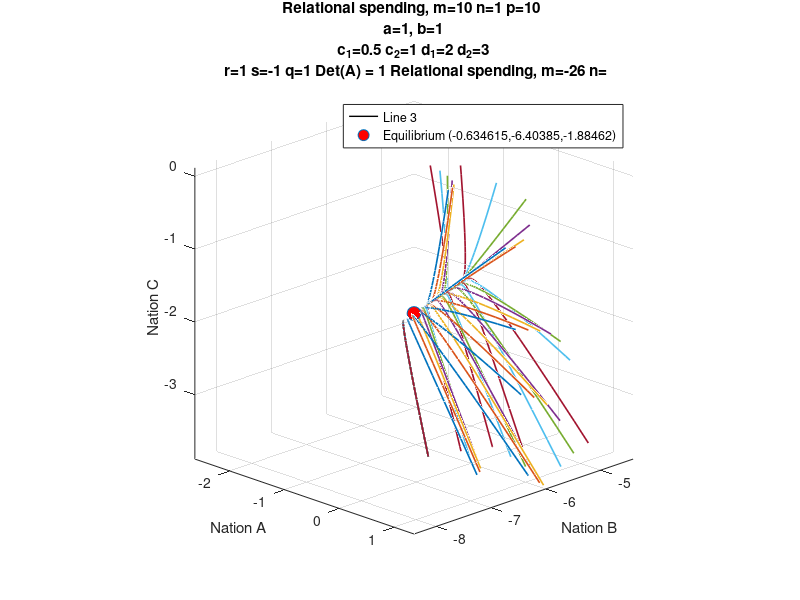

Write MATLAB code to recreate this figure.
m = 10; n=1; p=10;
a = 1; b = 1; c_1 =0.5; c_2=1; d_1=2;d_2=3;
A = [-m,b,c_1;a,-n,d_1; c_2,d_2,-p];
r=1;
s=-2;
q=1;
w = [r;s;q];
x_star = -inv(A)*w;
theta = linspace(-pi/2,pi/2,8);
theta(end)=[];
phi = linspace(0,pi/2,8);
phi(end)=[];
[THETA,PHI] = meshgrid(theta,phi);
[x,y,z] = sph2cart(PHI,THETA,1);
ini = [x(:), y(:), z(:)]+x_star';
sys = @(A,w,v) A*v+w;
[vecs, lambda] = eig(A);
[X,Y,Z] = meshgrid(linspace(-1,1,8));
X = X + x_star(1);
Y = Y + x_star(2);
Z = Z + x_star(3);
U = A(1,1)*X + A(1,2)*Y + A(1,3)*Z + w(1);
V = A(2,1)*X + A(2,2)*Y + A(2,3)*Z + w(2);
W = A(3,1)*X + A(3,2)*Y + A(3,3)*Z + w(3);
L = sqrt(U.^2 + V.^2 + W.^2);
fig = figure();
colors = lines(size(ini,1));

hold on;
s = [-1, 1];
for i=1:3
  l1 = x_star(i)+vecs(:,i)*s;
  L1=plot3(l1(1,:),l1(2,:),l1(3,:),'k','DisplayName',sprintf('Line %g',i),'LineWidth',1);
endfor
%pl = @(x, y) (m / c_2) * x + (-a / c_2) * y;
%ezsurf(pl,[-1,1]);
%pl = @(x,y) (-b/d_2)*x + (n/d_2)*y;
%ezsurf(pl,[-1,1]);
%pl = @(x,y) (c_1/p)*x + (d_1/p)*y;
%ezsurf(pl,[-1,1]);
%quiver3(X,Y,Z,0.1*(U./L),0.1*(V./L),0.1*(W./L),0);
for k=1:size(ini,1)
  y_0 = ini(k,:)';
  [~,yf] = ode45(@(t,v) sys(A,w,v), [0,1], y_0);
  [~,yb] = ode45(@(t,v) sys(A,w,v), [0,-1], y_0);
  plot3(yf(:,1),yf(:,2),yf(:,3),'Color',colors(k,:),'LineWidth',1.2);
  plot3(yb(:,1),yb(:,2),yb(:,3),'Color',colors(k,:),'LineWidth',1.2);
endfor
eq=plot3(x_star(1),x_star(2),x_star(3),'o','MarkerSize',10,
'MarkerFaceColor','r','DisplayName',
sprintf('Equilibrium (%g,%g,%g)',x_star(1),x_star(2),x_star(3)));
view(45,20);
title(sprintf("Relational spending, m=%g n=%g p=%g \n a=%g, b=%g \n c_1=%g c_2=%g d_1=%g d_2=%g \n r=%g s=%g q=%g Det(A) = %g ",
m,n,p,a,b,c_1,c_2,d_1,d_2,r,s,q,det(A)));
xlabel("Nation A");
ylabel("Nation B");
zlabel("Nation C");
axis equal; grid on;
xlim([-2,2]+x_star(1));
ylim([-2,2]+x_star(2));
zlim([-2,2]+x_star(3));
legend([L1,eq]);
hold off;
print(fig,sprintf('figures/richardson_3D_%g_%g_%g.png',r,s,q),
'-dpng', '-S1300,1300');
%close(fig);
